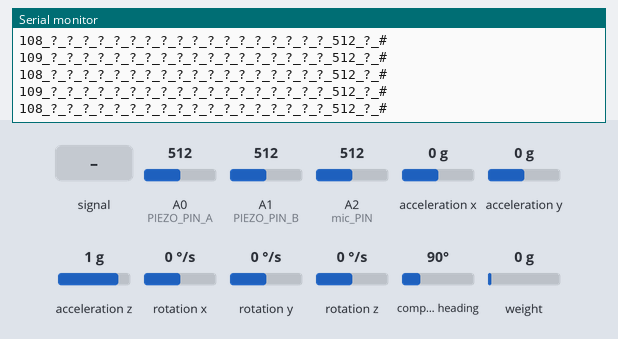
Bench run of a sketch on a simulated Arduino Uno, built with avr-gcc and run on an emulated ATmega328P. Parts: the last lines printed to the serial monitor. The inputs (shaded band) are chosen by the test bench; at power-on: acceleration x 0 g, A2 (mic_PIN) = 512, acceleration y 0 g, A0 (PIEZO_PIN_A) = 512, A1 (PIEZO_PIN_B) = 512, acceleration z 1 g, rotation x 0 °/s, rotation y 0 °/s, rotation z 0 °/s, compass heading 90°, weight on the scale 0 g.

Above: at 2.2 s.
2.3 s: A2 (mic_PIN) fed a 200 Hz sine of ±81 counts around its level
At 2.52 s:
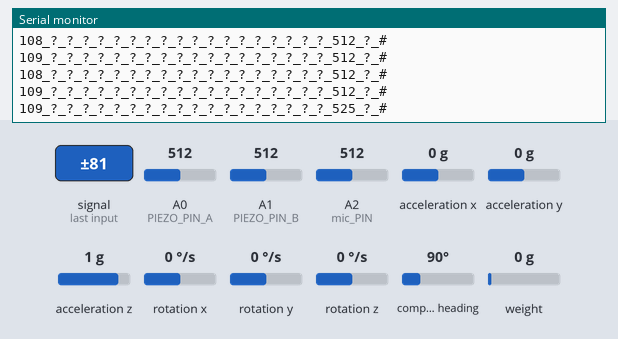
3.8 s: acceleration x set to -1.4 g
At 3.83 s:
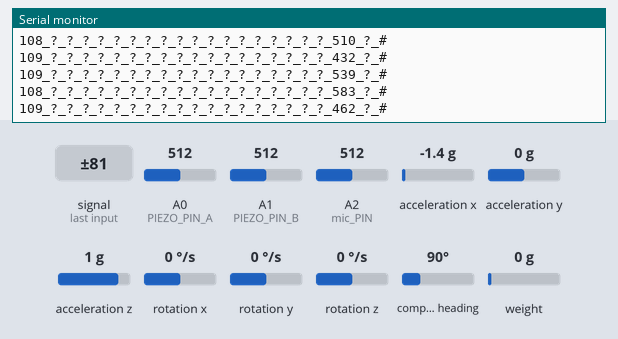
5.3 s: A2 (mic_PIN) set to 716
At 5.35 s:
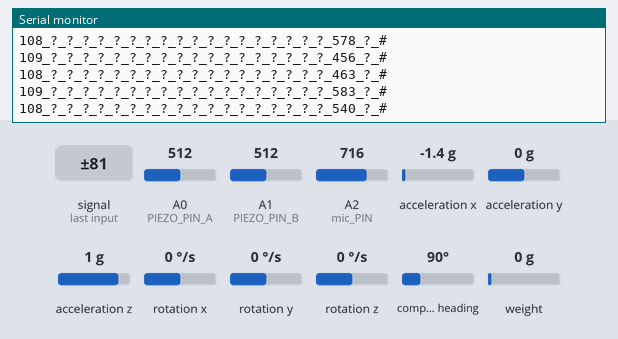
6.8 s: acceleration x set to 0 g
At 6.87 s:
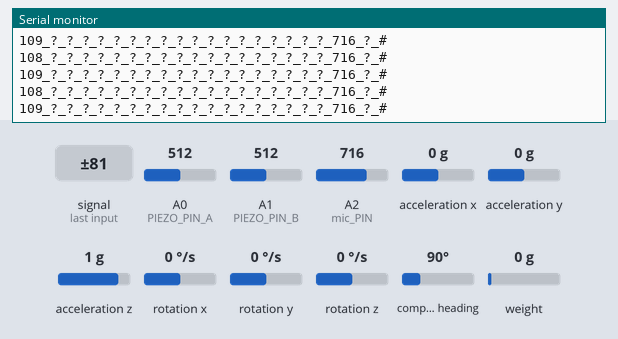
9.8 s: A2 (mic_PIN) fed a 1000 Hz sine of ±255 counts around its level
At 9.91 s:
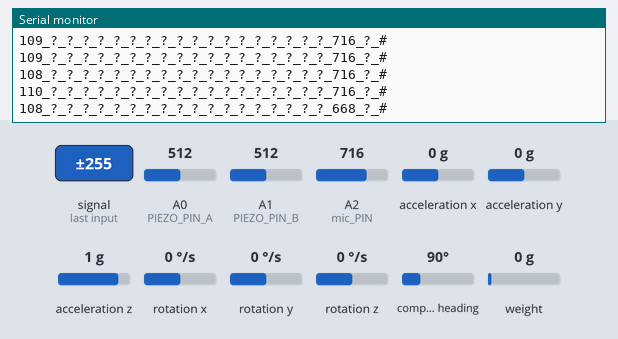
11.3 s: acceleration y set to -1.4 g
At 11.32 s:
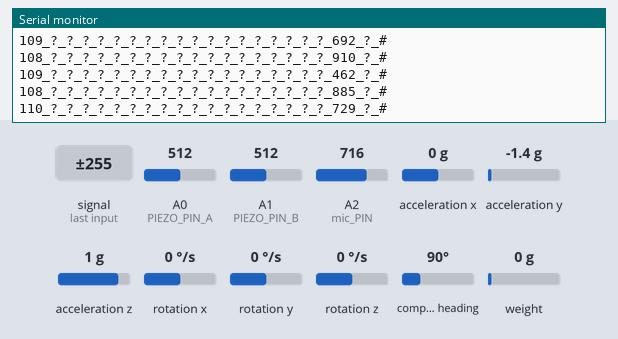
Timing chart, 0 to 13.8 s (numbered marks = the images above; inputs shaded):
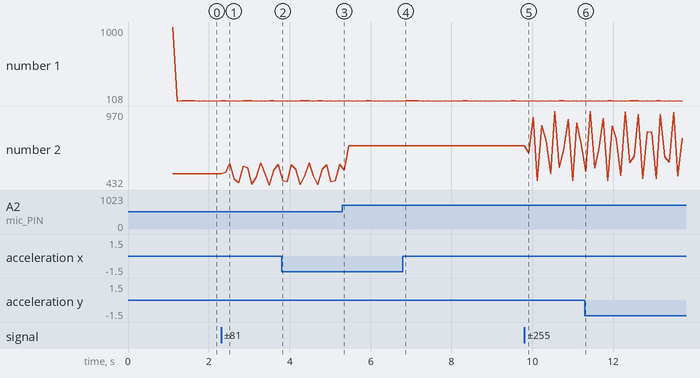

The sketch:

GPASS2_on_shaft_sensor.ino
```cpp
// Include libraries
#include <Wire.h>
#include <Adafruit_Sensor.h>
#include <Adafruit_BNO055.h>
#include <utility/imumaths.h>
#include <stdio.h>
#include <stdlib.h>
#include <string.h>

// Strain Parameters
#include "HX711.h"
const byte hx711_data_pin = 13;
const byte hx711_clock_pin = 12;
HX711 scale;
float calibration_factor = -360000; // for force sensor
float strain_HX711;


/* BNO055 Macro */
const int BurstLength=50;  // Modify this
uint16_t BNO055_SAMPLERATE_DELAY_MS = 50;
Adafruit_BNO055 bno = Adafruit_BNO055(55, 0x28); // Check I2C device address and correct line below (by default address is 0x29 or 0x28)
sensors_event_t event , angVelocityData , linearAccelData, magneticAccelData;
float accelX;
float accelY;
float accelZ;
float orientX;
float orientY;
float orientZ;
float magX;
float magY;
float magZ;
float angvX;
float angvY;
float angvZ;
float quatX;
float quatY;
float quatZ;
float quatW;
float temp;


/* Piezos */
const int PIEZO_PIN_A = A0; // Piezo output
const int PIEZO_PIN_B = A1;
float piezoV_A, piezoV_B;


/* mic */
const int mic_PIN = A2;
int mic;

//COLOR: little visual debugger
//const int red=4; //A5, conflict with piezo, change em
//const int green=25; //A1
//const int blue=26; //A0

//Packet
char packet[128];

//Count timer
long lastMillis = 0;
int loopMillis = 0;


void setup()
{
  Serial.begin(115200);

  Serial.println("Initializing....");
  Serial.println("Init HX711...");
  /* HX711 */
  scale.begin(hx711_data_pin, hx711_clock_pin);
  scale.set_scale();
  scale.tare(); //Reset the scale to 0
  scale.set_scale(calibration_factor); //Adjust to this calibration factor
  Serial.println("HX711 done.");

  Serial.println("Init BNO055...");
  /* BNO055 */
  if(!bno.begin())
  {
    /* There was a problem detecting the BNO055 ... check your connections */
    while(1);
  }
  bno.setExtCrystalUse(true);
  Serial.println("BNO055 done.");

  Serial.println("Done init");
}

void loop()
{
    compute_loop_time();
    get_piezo();
    get_IMU();
    get_mic();
    get_strain();
    form_packet();
    Serial.println(packet);
}

void compute_loop_time(){
    long currentMillis = millis();
    loopMillis = currentMillis - lastMillis;
    lastMillis = currentMillis;
}

void get_piezo(){
    int piezo_A = analogRead(PIEZO_PIN_A);
    int piezo_B = analogRead(PIEZO_PIN_B);
    piezoV_A = piezo_A*5/1023.0;
    piezoV_B = piezo_B*5/1023.0;
}

void get_IMU(){
      // Accelerometer reading
      bno.getEvent(&event);
      orientX = event.orientation.x;
      orientY = event.orientation.y;
      orientZ = event.orientation.z;

      bno.getEvent(&angVelocityData, Adafruit_BNO055::VECTOR_GYROSCOPE);
      angvX = angVelocityData.gyro.x;
      angvY = angVelocityData.gyro.y;
      angvZ = angVelocityData.gyro.z;

      bno.getEvent(&linearAccelData, Adafruit_BNO055::VECTOR_LINEARACCEL);
      accelX = linearAccelData.acceleration.x;
      accelY = linearAccelData.acceleration.y;
      accelZ = linearAccelData.acceleration.z;

      bno.getEvent(&magneticAccelData, Adafruit_BNO055::VECTOR_MAGNETOMETER);
      magX = magneticAccelData.magnetic.x;
      magY = magneticAccelData.magnetic.y;
      magZ = magneticAccelData.magnetic.z;

      // Quaternion data
      imu::Quaternion quat = bno.getQuat();
      quatW = quat.w();
      quatY = quat.y();
      quatX = quat.x();
      quatZ = quat.z();
}

void get_strain(){
  strain_HX711 = scale.get_units();
}

void get_mic(){
    mic = analogRead(mic_PIN);
}

void form_packet(){
    sprintf(packet, "%d_%.2f_%.2f_%.2f_%.2f_%.2f_%.2f_%.2f_%.2f_%.2f_%.2f_%.2f_%.2f_%.2f_%.2f_%.2f_%.2f_%.2f_%.2f_%d_%.2f_#", loopMillis, orientX, orientY, orientZ, angvX, angvY, angvZ,
                                                                      accelX, accelY, accelZ, magX, magY, magZ, quatX, quatY, quatZ, quatW,
                                                                      piezoV_A, piezoV_B, mic, strain_HX711);

}
```

Measured:
- after the input at 2.3 s, the serial monitor: prints a new line after 0.11 s (image 1)
- after the input at 9.8 s, the serial monitor: prints a new line after 0.11 s (image 5)
- plotted number 2: 512 → 583 after the input at 2.3 s, 583 → 716 after the input at 5.3 s, 716 → 729 after the input at 9.8 s, 729 → 772 after the input at 11.3 s
